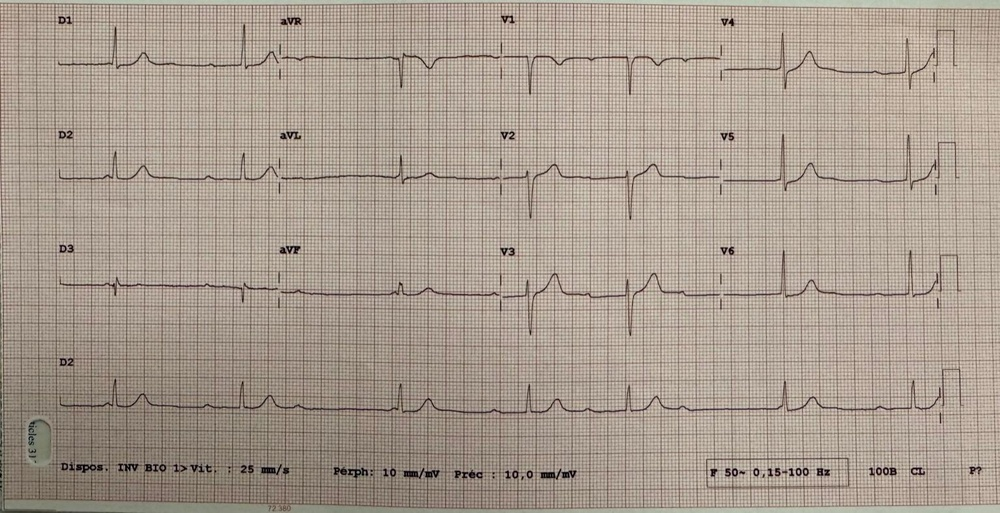
#> input picture sift_perspective/reference_ecg.jpg, 1000 x 513 px, shrunk from 1536 x 788 before the run
$ python -i perspective_geometry.py   (imports and definitions only)
#> lines starting #> are read from the running program, lines starting #| are printed output that depends on the picture; after the words box and inside, x2 and y2 are one past the last pixel; in counts of white or black regions, pixels touching at a corner belong together
#> further down, picture is the input picture: shape (513, 1000, 3); mean B, G, R 144.1, 156.5, 169.5

import cv2
import numpy as np

def auto_perspective_correction(img):
    gray = cv2.cvtColor(img, cv2.COLOR_BGR2GRAY)
    blurred = cv2.GaussianBlur(gray, (5, 5), 0)
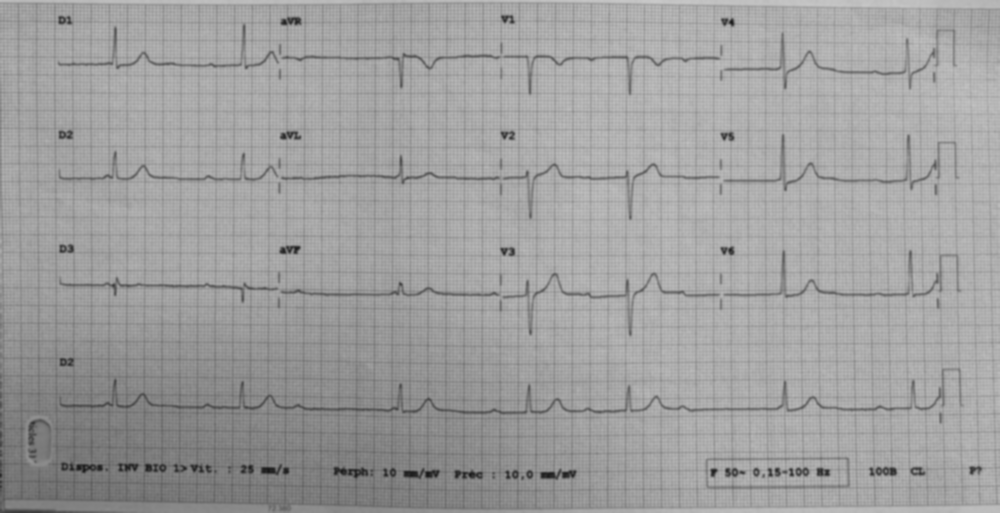
#> blurred: shape (513, 1000); min 23, max 201, mean 159
    edged = cv2.Canny(blurred, 75, 200)
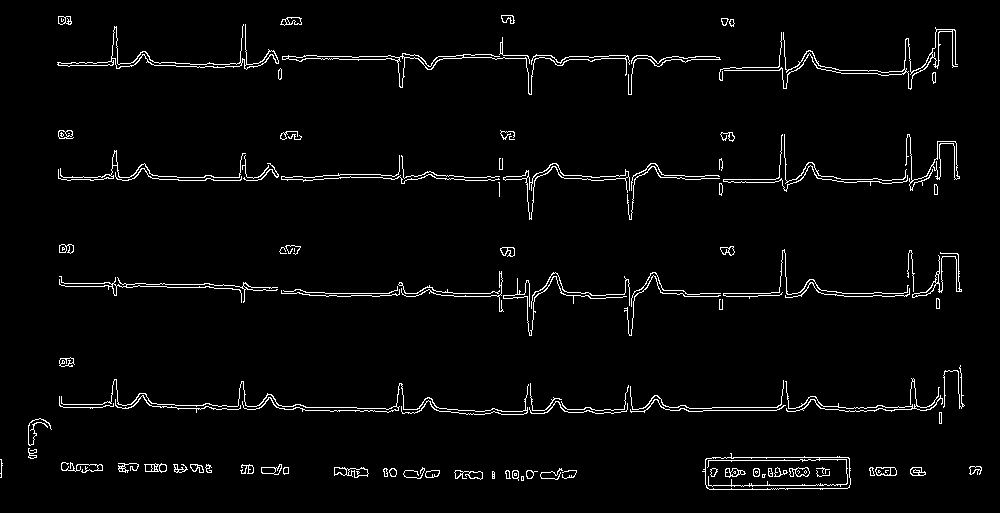
#> edged: shape (513, 1000); 2.9% white in thin lines or dots

    contours, _ = cv2.findContours(edged.copy(), cv2.RETR_LIST, cv2.CHAIN_APPROX_SIMPLE)
#> contours = 238 contours, 94 with area under 20; largest, box (x1, y1, x2, y2) and area: (702, 453, 851, 490) 4531, (705, 457, 851, 490) 4478, (57, 24, 279, 70) 838, (282, 53, 630, 95) 714, (503, 163, 630, 220) 630
    contours = sorted(contours, key=cv2.contourArea, reverse=True)[:5]
#> contours = 5 contours; box (x1, y1, x2, y2) and area: (702, 453, 851, 490) 4531, (705, 457, 851, 490) 4478, (57, 24, 279, 70) 838, (282, 53, 630, 95) 714, (503, 163, 630, 220) 630

    for c in contours:
        peri = cv2.arcLength(c, True)
        approx = cv2.approxPolyDP(c, 0.02 * peri, True)
        if len(approx) == 4:
            screenCnt = approx
            break
    else:
        return img
#> this loop made 5 passes

    pts = screenCnt.reshape(4, 2)
    rect = order_points(pts)
    (tl, tr, br, bl) = rect

    widthA = np.linalg.norm(br - bl)
    widthB = np.linalg.norm(tr - tl)
    maxWidth = max(int(widthA), int(widthB))

    heightA = np.linalg.norm(tr - br)
    heightB = np.linalg.norm(tl - bl)
    maxHeight = max(int(heightA), int(heightB))

    dst = np.array([
        [0, 0],
        [maxWidth - 1, 0],
        [maxWidth - 1, maxHeight - 1],
        [0, maxHeight - 1]
    ], dtype='float32')

    M = cv2.getPerspectiveTransform(rect, dst)
    warped = cv2.warpPerspective(img, M, (maxWidth, maxHeight))

    return warped

def order_points(pts):
    rect = np.zeros((4, 2), dtype='float32')
    s = pts.sum(axis=1)
    rect[0] = pts[np.argmin(s)]
    rect[2] = pts[np.argmax(s)]

    diff = np.diff(pts, axis=1)
    rect[1] = pts[np.argmin(diff)]
    rect[3] = pts[np.argmax(diff)]
    return rect

>>> import cv2
>>> picture = cv2.imread('sift_perspective/reference_ecg.jpg')
>>> result = auto_perspective_correction(picture)
